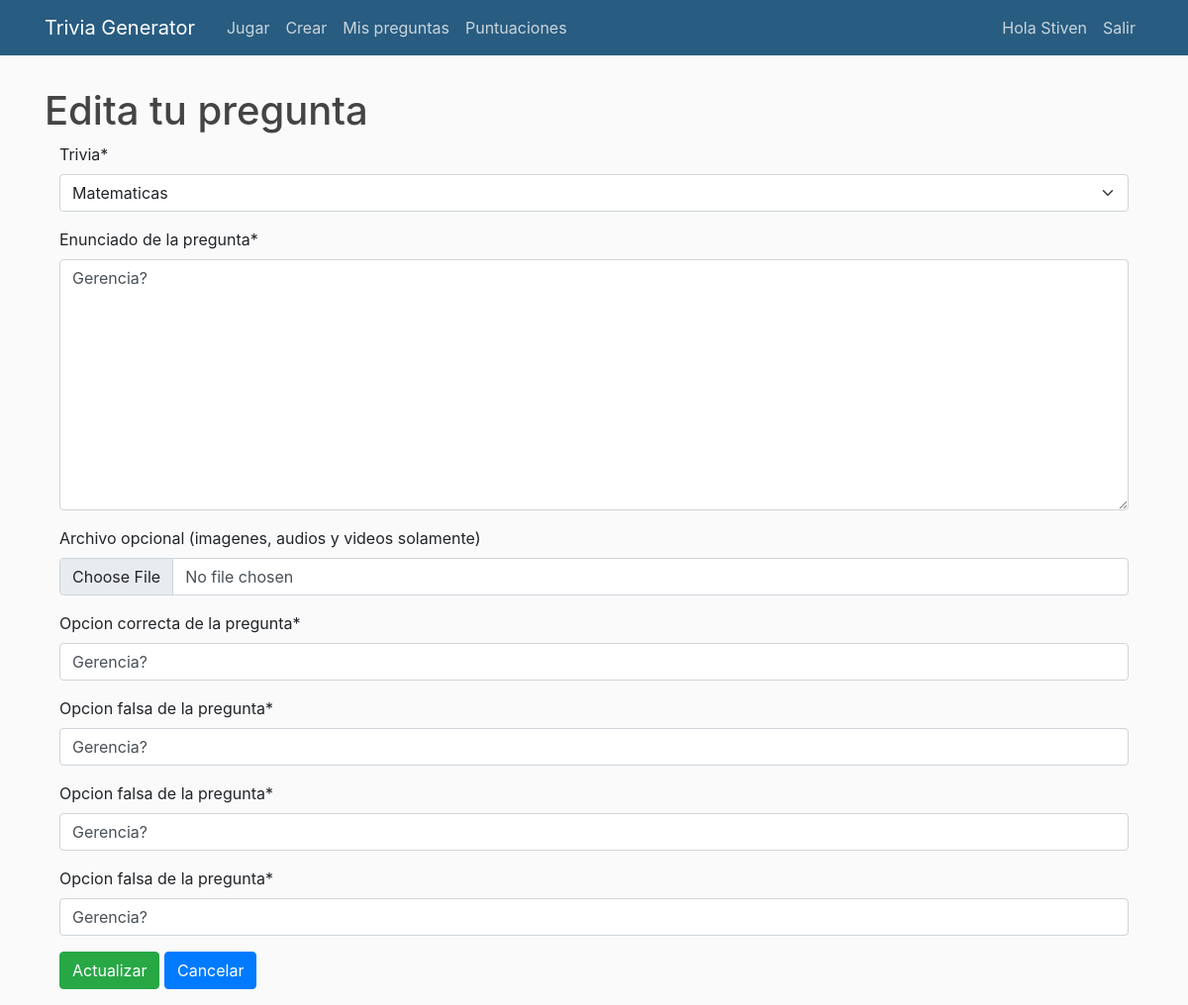
The page /pregunta/12/editar/ (signed in) on the database as committed earlier.
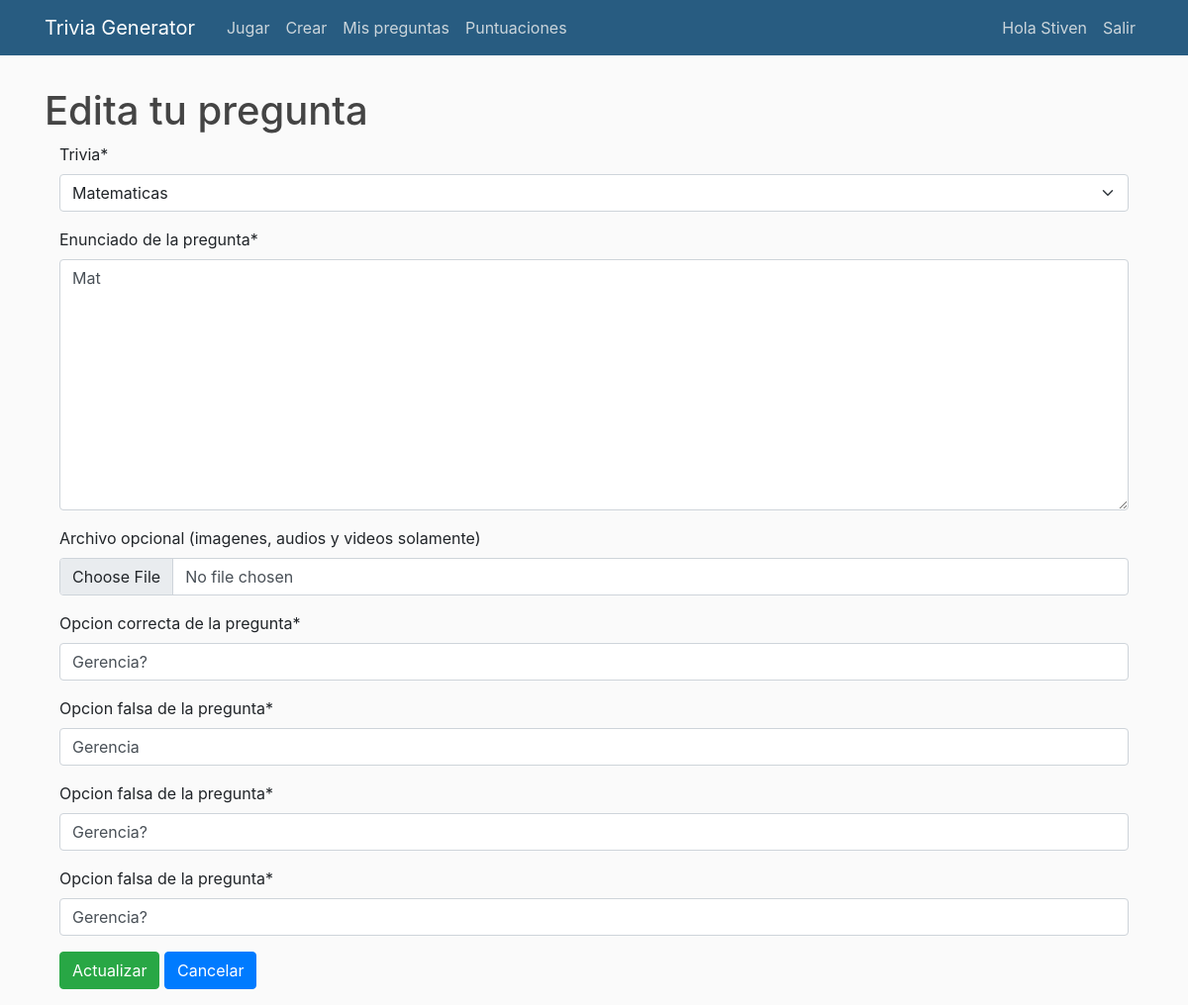
The same page on the database as committed later.
### TGApp/models.py (models this page shows, shortened)
class Pregunta(models.Model):
    autor = models.ForeignKey(User, on_delete=models.CASCADE, null=True)
    trivia = models.ForeignKey(Trivia, on_delete=models.CASCADE, null=True)
    id = models.AutoField(primary_key=True)
    pregunta = models.TextField(verbose_name='Enunciado de la pregunta', null=True)
    opcionCorrecta = models.CharField(max_length=350, verbose_name='Opcion correcta de la pregunta', null=True)
    opcion2 = models.CharField(max_length=350, verbose_name='Opcion falsa de la pregunta', null=True)
    opcion3 = models.CharField(max_length=350, verbose_name='Opcion falsa de la pregunta', null=True)
    opcion4 = models.CharField(max_length=350, verbose_name='Opcion falsa de la pregunta', null=True)
    puntaje = models.DecimalField(verbose_name='Puntaje obtenido', default=0, decimal_places=2, max_digits=10)
    archivo = models.FileField(upload_to='archivos', verbose_name="Archivo opcional (imagenes, audios y videos solamente)", blank=True)

### TGApp/views.py (the view, shortened to what this page needs)
# urls.py: path('pregunta/<int:pk>/editar/', login_required(EditarPregunta.as_view()), name='EditarPregunta'),
class EditarPregunta(SuccessMessageMixin, UserPassesTestMixin, UpdateView):
    model = Pregunta
    template_name = 'TGApp/editarPregunta.html'
    fields = ["trivia", "pregunta", "archivo", "opcionCorrecta", "opcion2", "opcion3", "opcion4",]
    success_message = "¡Tu pregunta ha sido actualizada correctamente!"
    success_url = reverse_lazy('preguntas')
    def test_func(self):
        Pregunta = self.get_object()
        if self.request.user == Pregunta.autor:
            return True
        return False

### TGApp/models.py (called while the page is built)
    def __str__(self):
        return self.Tipo

### TGApp/templates/TGApp/editarPregunta.html (shortened to what this page needs)
{% extends "TGApp/base.html" %}
{% load crispy_forms_tags %}
{% block contenido %}
{% if user.is_staff %}
    <h1> Edita tu pregunta </h1>
    <div class="container">
        <form method="POST" enctype="multipart/form-data">
          <fieldset>
                    {{ form|crispy }}
                        <button type="submit" class="mb-3 btn btn-success">Actualizar</button>
                        <a name="" id="" class="mb-3 btn btn-primary" href="{% url 'preguntas' %}" role="button">Cancelar</a>
          </fieldset>
        </form>
    </div>
{% else %}
    <h1>No tienes permiso para acceder </h1>
{% endif %}
{% endblock %}

Rows that differ between the two databases and show on the page:
changed Pregunta "Matematicas": pregunta "Gerencia?" → "Mat"; opcion2 "Gerencia?" → "Gerencia"
